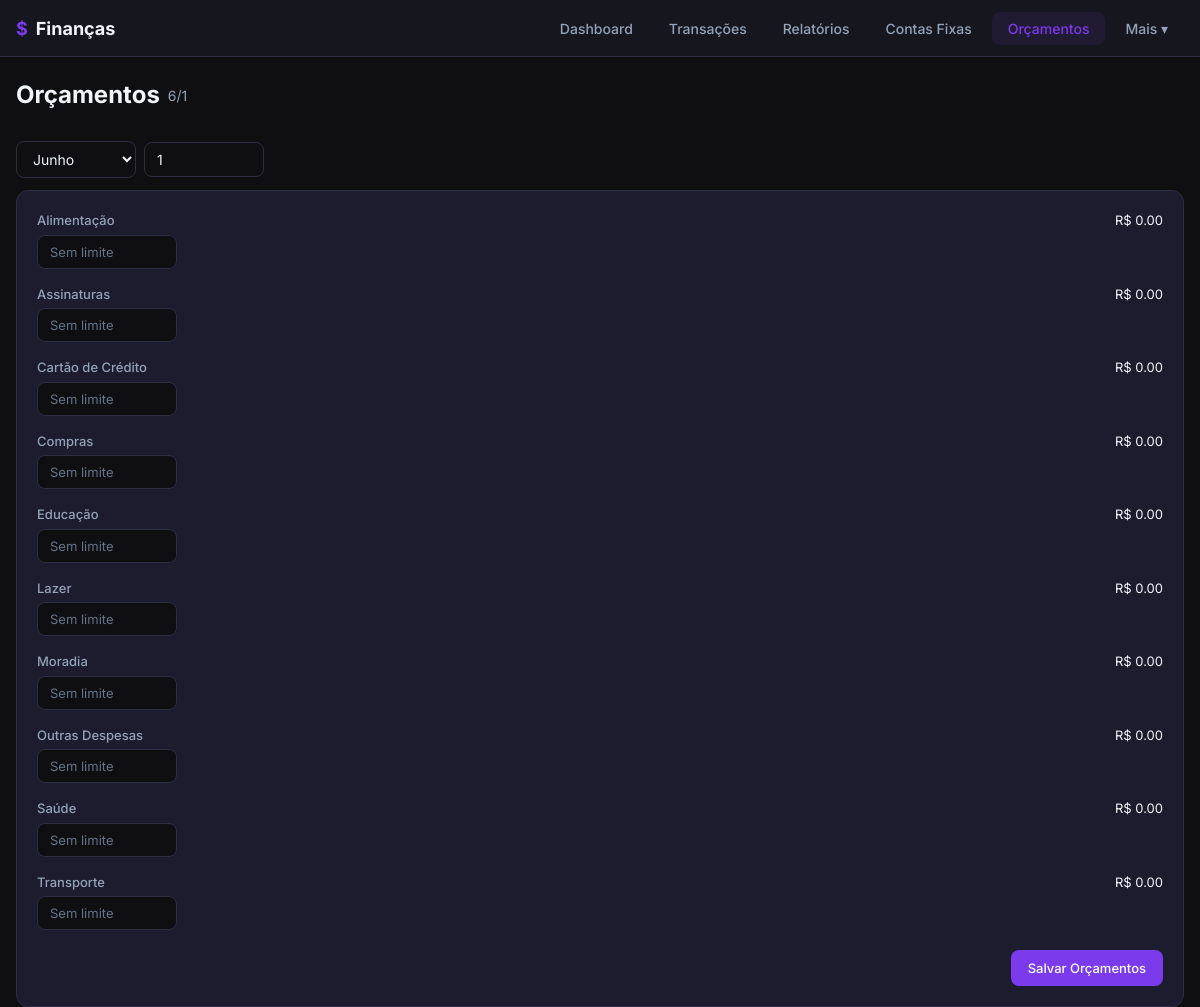
The app's page /orcamentos/?ano=1 with its own data.
### app/models.py (models this page shows, shortened)
class Categoria(db.Model):
    __tablename__ = 'categorias'
    id = db.Column(db.Integer, primary_key=True)
    nome = db.Column(db.String(80), nullable=False)
    tipo = db.Column(db.String(20), nullable=False)
    cor = db.Column(db.String(7), default='#6366f1')
    transacoes = db.relationship('Transacao', backref='categoria', lazy='dynamic')
    contas_fixas = db.relationship('ContaFixa', backref='categoria', lazy='dynamic')
    orcamentos = db.relationship('Orcamento', backref='categoria', lazy='dynamic')
    parcelamentos = db.relationship('Parcelamento', backref='categoria', lazy='dynamic')
    def to_dict(self):
        return {'id': self.id, 'nome': self.nome, 'tipo': self.tipo, 'cor': self.cor}

### app/routes/orcamentos.py (the view)
@bp.route('/')
def listar():
    mes = request.args.get('mes', type=int, default=date.today().month)
    ano = request.args.get('ano', type=int, default=date.today().year)
    categorias = Categoria.query.filter_by(tipo='despesa').order_by(Categoria.nome).all()
    orcamentos = {}
    for o in Orcamento.query.filter_by(mes=mes, ano=ano).all():
        orcamentos[o.categoria_id] = o.limite
    gastos = {}
    for c in categorias:
        total = db.session.query(db.func.sum(Transacao.valor)).filter(
            Transacao.tipo == 'despesa',
            Transacao.categoria_id == c.id,
            db.extract('month', Transacao.data) == mes,
            db.extract('year', Transacao.data) == ano,
        ).scalar() or 0
        gastos[c.id] = round(total, 2)
    return render_template(
        'orcamentos.html',
        categorias=categorias,
        orcamentos=orcamentos,
        gastos=gastos,
        mes=mes,
        ano=ano,
    )

### app/templates/orcamentos.html (shortened to what this page needs)
{% extends "base.html" %}
{% set active_nav = "orcamentos" %}
{% block content %}
<div class="page-header">
  <h1>Orçamentos <small>{{ mes }}/{{ ano }}</small></h1>
</div>
<div class="toolbar">
  <select onchange="var p=new URLSearchParams(location.search);p.set('mes',this.value);location.search=p">
    {% for m in range(1, 13) %}
    <option value="{{ m }}" {{ 'selected' if m == mes }}>{{ ['Janeiro','Fevereiro','Março','Abril','Maio','Junho','Julho','Agosto','Setembro','Outubro','Novembro','Dezembro'][m-1] }}</option>
    {% endfor %}
  </select>
  <input type="number" value="{{ ano }}" style="width:80px" onchange="var p=new URLSearchParams(location.search);p.set('ano',this.value);location.search=p">
</div>
<form action="{{ url_for('orcamentos.salvar') }}" method="POST" data-loading>
  <div class="card">
    {% if categorias %}
    {% for cat in categorias %}
    {% set limite = orcamentos.get(cat.id, 0) %}
    {% set gasto = gastos.get(cat.id, 0) %}
    {% set pct = (gasto / limite * 100)|round|int if limite > 0 else 0 %}
    <div class="progress-item">
      <div class="progress-header">
        <span class="cat-name">{{ cat.nome }}</span>
        <span>
          R$ {{ "%.2f"|format(gasto) }}
        </span>
      </div>
      <div>
        <input type="number" name="limite_{{ cat.id }}" step="0.01" min="0" placeholder="Sem limite" value="{{ limite if limite > 0 else '' }}" style="width:140px;font-size:0.8125rem">
      </div>
    </div>
    {% endfor %}
    <div class="form-actions">
      <button type="submit" class="btn btn-primary">Salvar Orçamentos</button>
    </div>
    {% else %}
    <div class="empty-state">
      <div class="empty-icon">🎯</div>
      <h3>Nenhuma categoria de despesa</h3>
      <p>Crie categorias para definir orçamentos.</p>
    </div>
    {% endif %}
  </div>
</form>
{% endblock %}

### app/static/css/style.css (style rules this page uses)
:root { --bg-primary: #0f0f11; --bg-secondary: #16161e; --bg-card: #1c1c2e; --bg-card-hover: #24243a; --bg-nav: #16161ee6; --text-primary: #f1f5f9; --text-secondary: #94a3b8; --text-muted: #64748b; --border: #2d2d44; --border-light: #3d3d54; --primary: #7c3aed; --primary-hover: #6d28d9; --primary-light: #7c3aed1a; --green: #10b981; --green-bg: #10b9811a; --red: #ef4444; --red-bg: #ef44441a; --yellow: #f59e0b; --yellow-bg: #f59e0b1a; --blue: #3b82f6; --blue-bg: #3b82f61a; --radius: 12px; --radius-sm: 8px; --shadow: 0 4px 24px rgba(0,0,0,.3); --font: 'Inter', -apple-system, BlinkMacSystemFont, 'Segoe UI', Roboto, sans-serif; --bottom-nav-height: 64px; }
*, *::before, *::after { box-sizing: border-box; margin: 0; padding: 0; }
html { font-size: 16px; }
body { font-family: var(--font); background: var(--bg-primary); color: var(--text-primary); line-height: 1.5; min-height: 100vh; padding-bottom: var(--bottom-nav-height); }
@media (min-width: 768px) { body { padding-bottom: 0; } }
.page-header { display: flex; align-items: center; justify-content: space-between; padding: 20px 0 16px; gap: 12px; flex-wrap: wrap; }
.page-header h1 { font-size: 1.5rem; font-weight: 700; display: flex; align-items: center; gap: 8px; }
.page-header h1 small { font-size: 0.875rem; font-weight: 400; color: var(--text-secondary); }
.card { background: var(--bg-card); border: 1px solid var(--border); border-radius: var(--radius); padding: 20px; transition: border-color .15s; }
.btn { display: inline-flex; align-items: center; justify-content: center; gap: 6px; padding: 8px 16px; border-radius: var(--radius-sm); font-size: 0.8125rem; font-weight: 500; font-family: var(--font); border: 1px solid transparent; cursor: pointer; transition: all .15s; text-decoration: none; line-height: 1.4; white-space: nowrap; }
.btn-primary { background: var(--primary); color: #fff; }
input, select, textarea { width: 100%; padding: 8px 12px; background: var(--bg-primary); border: 1px solid var(--border); border-radius: var(--radius-sm); color: var(--text-primary); font-size: 0.875rem; font-family: var(--font); transition: border-color .15s; outline: none; }
input::placeholder { color: var(--text-muted); }
select { cursor: pointer; }
select option { background: var(--bg-secondary); color: var(--text-primary); }
.form-actions { display: flex; gap: 8px; justify-content: flex-end; margin-top: 20px; }
.progress-item { display: flex; flex-direction: column; gap: 4px; margin-bottom: 16px; }
.progress-item .progress-header { display: flex; justify-content: space-between; font-size: 0.8125rem; }
.progress-item .progress-header .cat-name { font-weight: 500; color: var(--text-secondary); }
.toolbar { display: flex; gap: 8px; flex-wrap: wrap; align-items: center; padding: 12px 0; }
.toolbar select, .toolbar input { width: auto; min-width: 120px; }

### records on screen
Categoria: nome "Alimentação", gasto "0.00"
Categoria: nome "Assinaturas", gasto "0.00"
Categoria: nome "Cartão de Crédito", gasto "0.00"
Categoria: nome "Compras", gasto "0.00"
Categoria: nome "Educação", gasto "0.00"
Categoria: nome "Lazer", gasto "0.00"
Categoria: nome "Moradia", gasto "0.00"
Categoria: nome "Outras Despesas", gasto "0.00"
Categoria: nome "Saúde", gasto "0.00"
Categoria: nome "Transporte", gasto "0.00"

### other values on screen
{{ mes }} "6"
{{ ano }} "1"
form field value "Junho"
